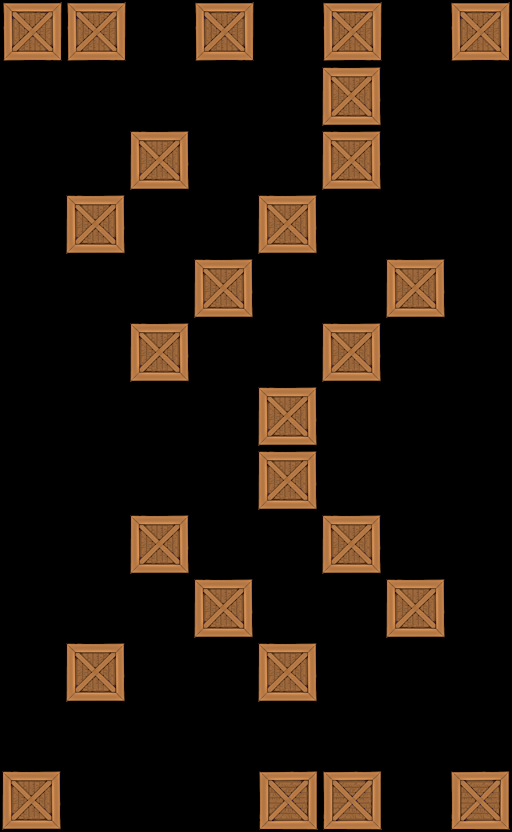

A 2D game scene composited from a Tiled map and its tileset images. What follows is a short description and the map's XML, with each tile layer's data collapsed to a summary:
An orthogonal 8x13 tile map with 64x64 px tiles, 1 tile layer (Tile Layer 1).

<map version="1.0" orientation="orthogonal" width="8" height="13" tilewidth="64" tileheight="64">
 <tileset firstgid="1" name="crate" tilewidth="64" tileheight="64">
  <image source="../../crate4.png" width="64" height="64" />
 </tileset>
 <layer name="Tile Layer 1" width="8" height="13">
  <data>[104 cells, 26 non-empty, 1 distinct tile ids]</data>
 </layer>
</map>
